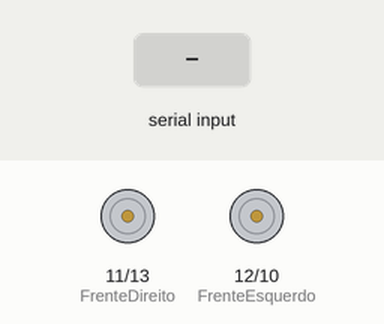
This sketch was run on a simulated Arduino Uno, built with avr-gcc and run on an emulated ATmega328P. On the bench: motor-driver pin pairs drawn as motors (green arrow = first pin HIGH = forward, orange = second pin HIGH = backward, longer = more drive). The inputs (shaded band) are chosen by the test bench.

Above: at 1.2 s.
1.3 s: "w" received over Serial
At 2.2 s:
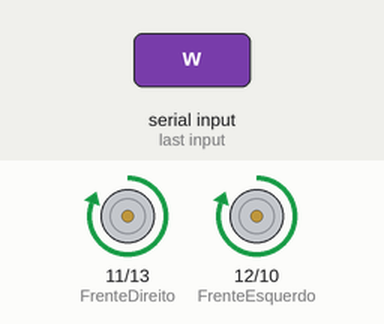
2.8 s: "s" received over Serial
At 3.4 s:
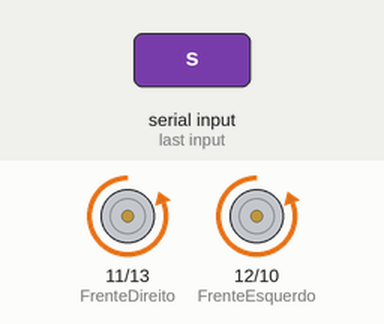
4.3 s: "d" received over Serial
At 5.5 s:
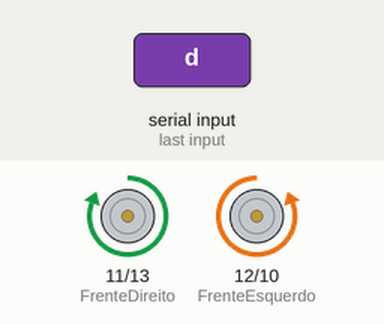
5.8 s: "a" received over Serial
At 6.9 s:
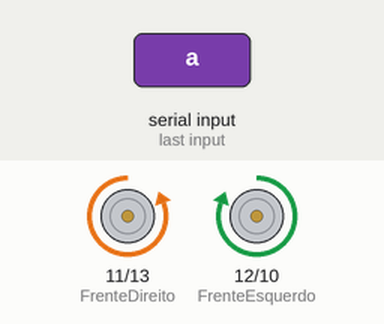
7.3 s: "p" received over Serial
At 8.0 s:
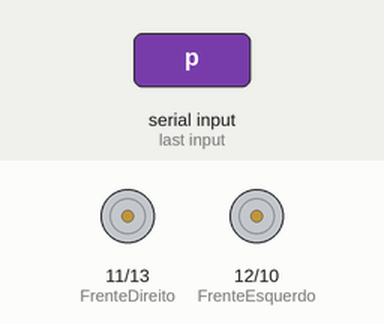
Timing chart, 0 to 9.8 s (numbered marks = the images above; inputs shaded):
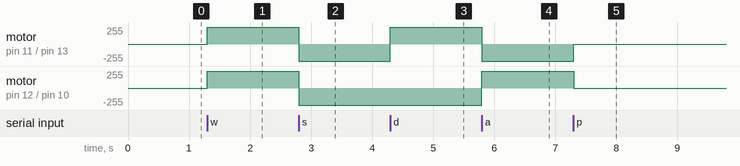

The sketch:

RoboControlado.ino
```cpp
int FrenteDireito = 11;
int TrasDireito = 13;
int FrenteEsquerdo = 12;
int TrasEsquerdo = 10;


void setup() {

Serial.begin(9600);

pinMode(FrenteDireito, OUTPUT);
pinMode(TrasDireito, OUTPUT);
pinMode(FrenteEsquerdo, OUTPUT);
pinMode(TrasEsquerdo, OUTPUT);

digitalWrite(FrenteDireito,LOW);
digitalWrite(TrasDireito,LOW);
digitalWrite(FrenteEsquerdo,LOW);
digitalWrite(TrasEsquerdo,LOW);
}

void loop() {

if(Serial.available() > 0)
 {
 int entrada = Serial.read();

switch (entrada){
 case 'w':
 frente();
 break;

case 's':
 re();
 break;

case 'p':
 parar();

 case 'c':
 centro();
 break;

 case 'd':
 direita();
 break;

case 'a':
 esquerda();
 break;
 }
 }
}
void frente(){
  digitalWrite(FrenteDireito,HIGH);
  digitalWrite(TrasDireito,LOW);
  digitalWrite(FrenteEsquerdo,HIGH);
  digitalWrite(TrasEsquerdo,LOW);
}
void re(){
  digitalWrite(FrenteDireito,LOW);
  digitalWrite(TrasDireito,HIGH);
  digitalWrite(FrenteEsquerdo,LOW);
  digitalWrite(TrasEsquerdo,HIGH);
}
void parar(){
  digitalWrite(FrenteDireito,LOW);
  digitalWrite(TrasDireito,LOW);
  digitalWrite(FrenteEsquerdo,LOW);
  digitalWrite(TrasEsquerdo,LOW);
}

void direita(){
  digitalWrite(FrenteDireito,HIGH);
  digitalWrite(TrasDireito,LOW);
  digitalWrite(FrenteEsquerdo,LOW);
  digitalWrite(TrasEsquerdo,HIGH);
 }

void esquerda(){
  digitalWrite(FrenteDireito,LOW);
  digitalWrite(TrasDireito,HIGH);
  digitalWrite(FrenteEsquerdo,HIGH);
  digitalWrite(TrasEsquerdo,LOW);
}
void centro(){
 digitalWrite(7, LOW);
 digitalWrite(6, LOW);
}
```

Measured:
- after the input at 1.3 s, motor on pin 11 (FrenteDireito) / pin 13 (TrasDireito), motor on pin 12 (FrenteEsquerdo) / pin 10 (TrasEsquerdo): stopped → forward 255/255 at once
- after the input at 2.8 s, motor on pin 11 (FrenteDireito) / pin 13 (TrasDireito), motor on pin 12 (FrenteEsquerdo) / pin 10 (TrasEsquerdo): forward 255/255 → backward 255/255 at once
- after the input at 4.3 s, motor on pin 11 (FrenteDireito) / pin 13 (TrasDireito): backward 255/255 → forward 255/255 at once
- after the input at 5.8 s, motor on pin 11 (FrenteDireito) / pin 13 (TrasDireito): forward 255/255 → backward 255/255 at once; motor on pin 12 (FrenteEsquerdo) / pin 10 (TrasEsquerdo): backward 255/255 → forward 255/255 at once
- after the input at 7.3 s, motor on pin 11 (FrenteDireito) / pin 13 (TrasDireito): backward 255/255 → stopped at once; motor on pin 12 (FrenteEsquerdo) / pin 10 (TrasEsquerdo): forward 255/255 → stopped at once
